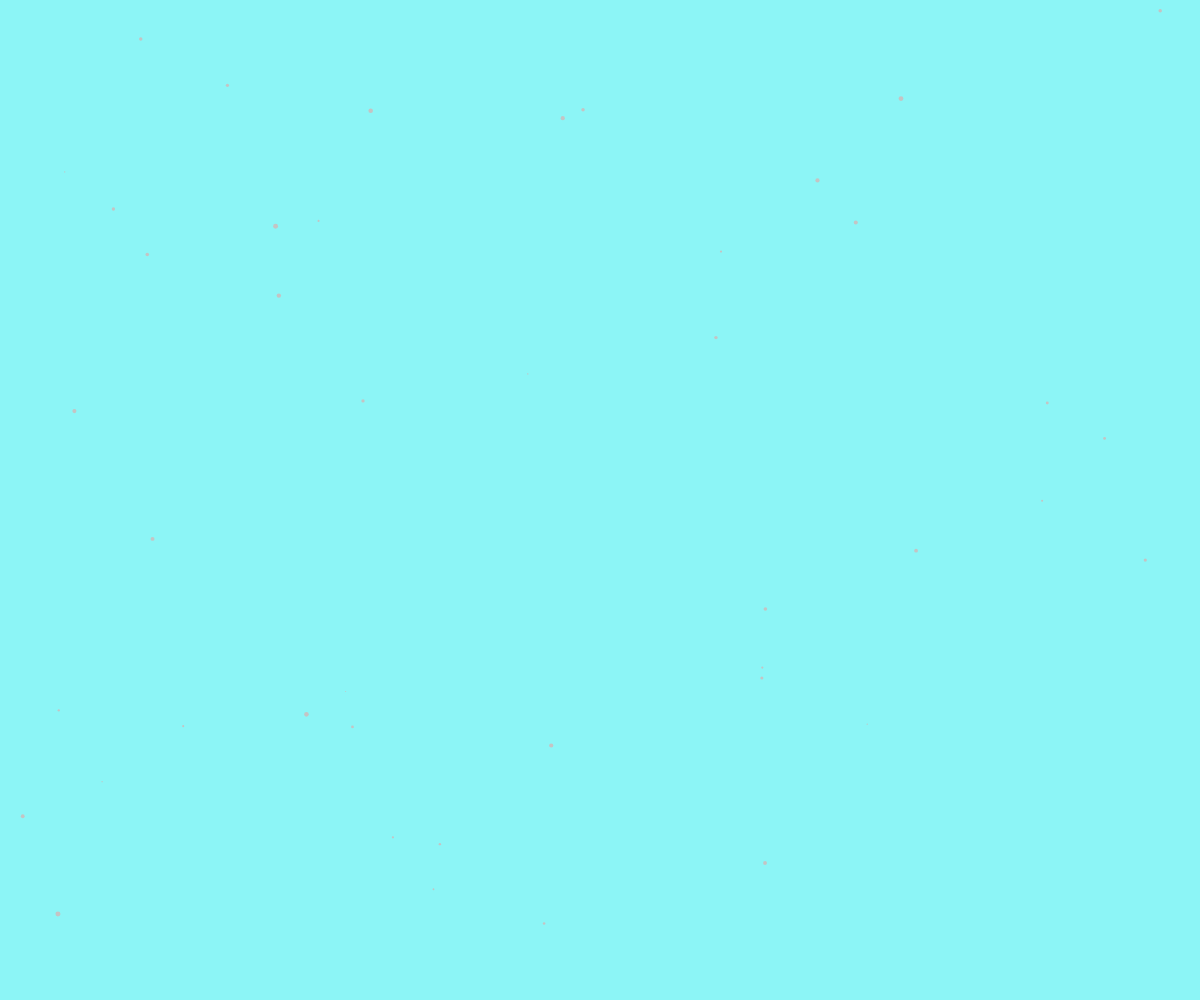
Frame 1 (no input)
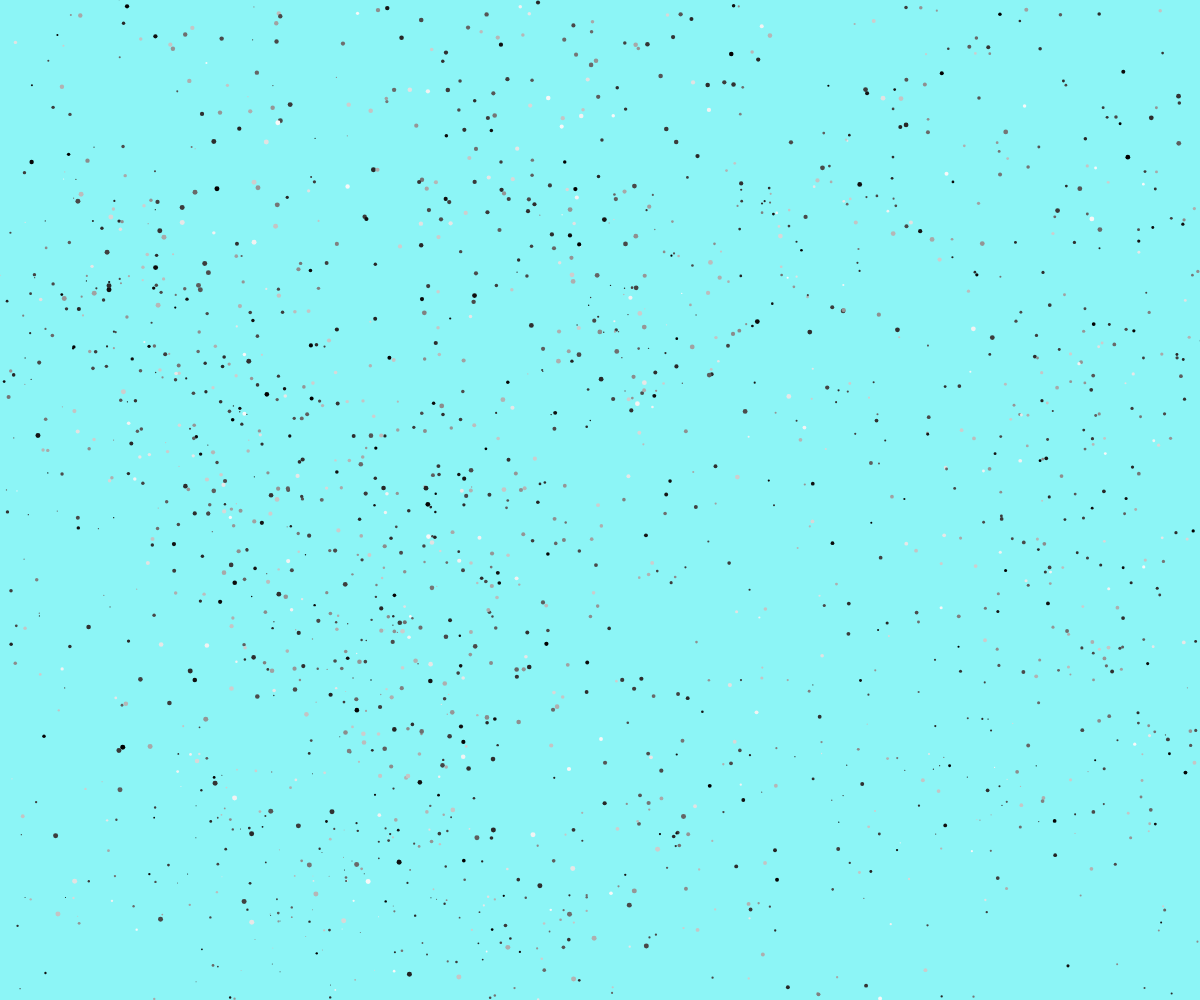
Frame 60 (no input)
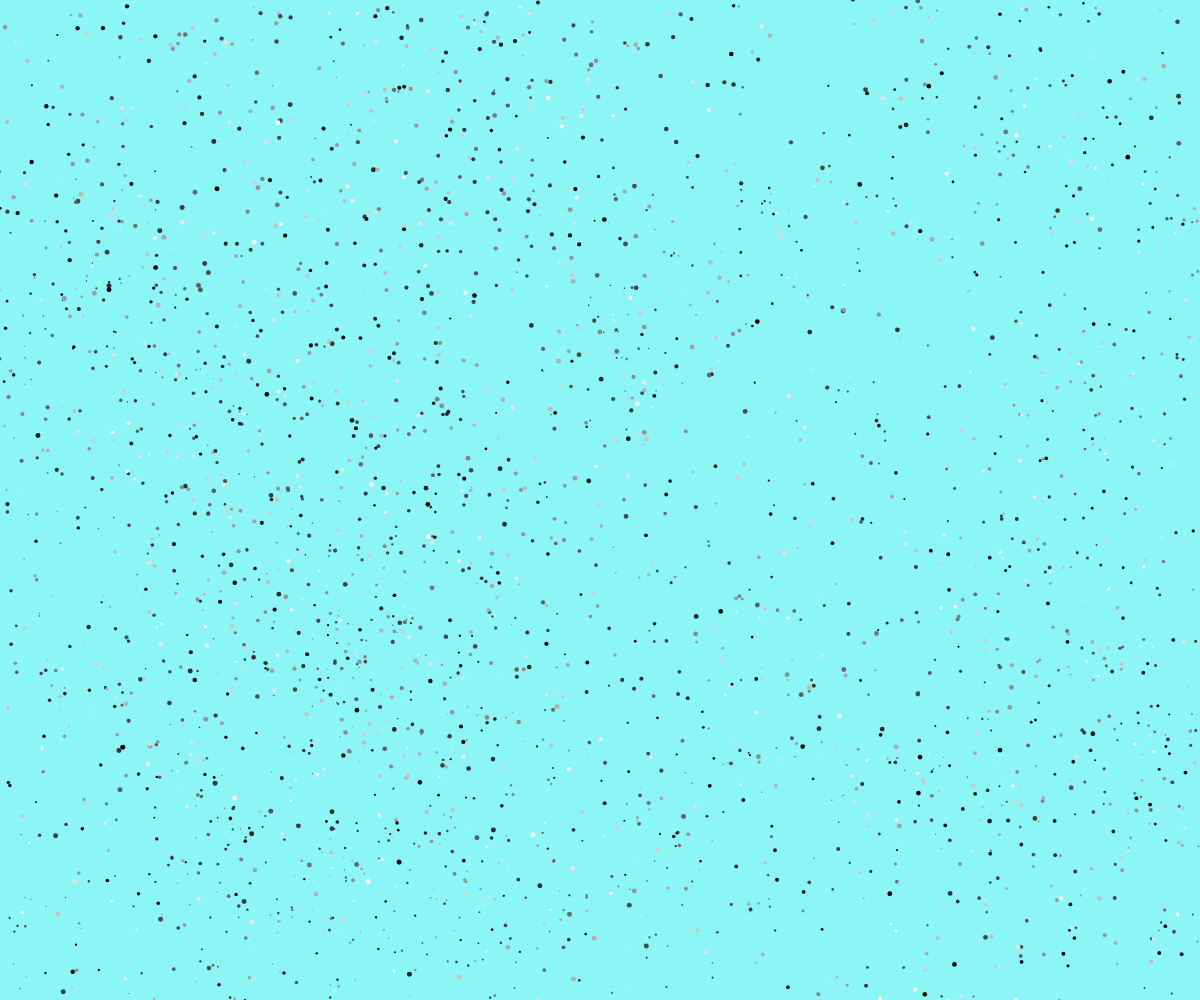
Frame 120 (the mouse pressed at the canvas centre since frame 60)

The p5.js sketch that drew these frames (run headless with seeded random() and noise() and a simulated clock; from frame 60 on, the mouse is pressed at the canvas centre):

// p5.js sketch
// ── sketch.js
var bugs = [];

function setup() {
  createCanvas( windowWidth, windowHeight);
  background(140, 245, 246);
  // Create objects
  for (var i=0; i<50; i++) {
    bugs.push(new Jitter());
  }
}

function draw() {
  fill(random(255));
  noStroke();
  for (var i=0; i<bugs.length; i++) {
    bugs[i].move();
    bugs[i].display();
  }
}

// ── jitterbug.js
// Jitter class
function Jitter() {
  this.x = random(width);
  this.y = random(height);
  this.diameter = random(1, 5);
  this.speed = 100;

  this.move = function() {
    this.x += random(-this.speed, this.speed);
    this.y += random(-this.speed, this.speed);
  };

  this.display = function() {
    ellipse(this.x, this.y, this.diameter, this.diameter);

  };
}
